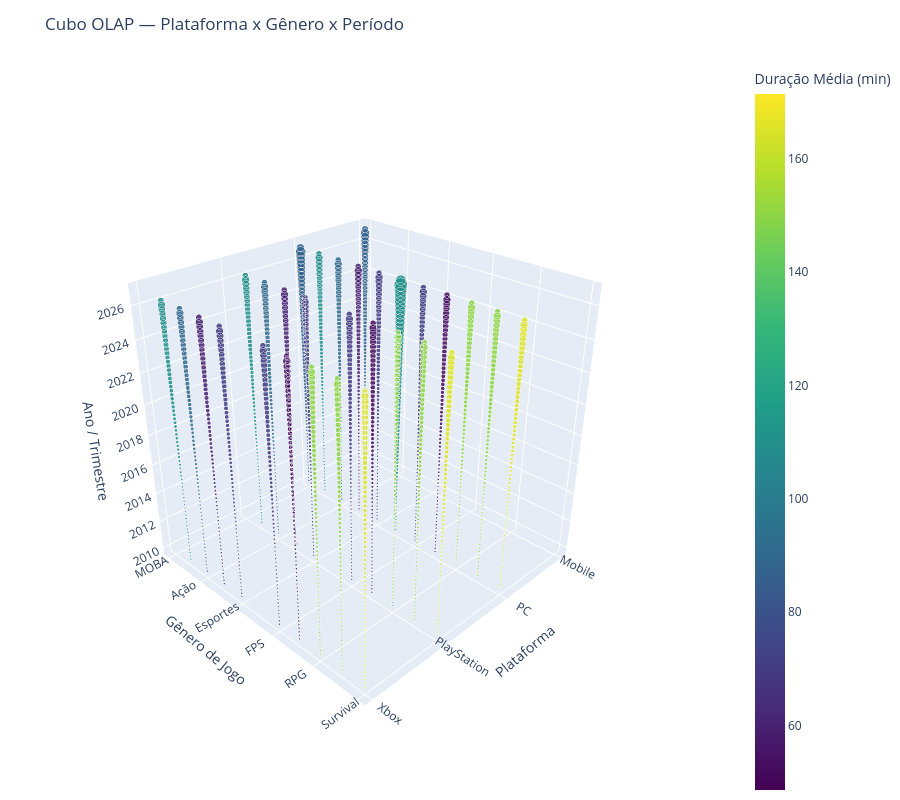

This figure's notebook cell:
### Code cell
cubo_olap['trimestre'] = (
    (cubo_olap['mes'] - 1) // 3 + 1
)

cubo_3d = cubo_olap.groupby(
    ['plataforma', 'genero_jogo', 'ano', 'trimestre'],
    as_index=False
).agg(
    total_sessoes=('total_sessoes', 'sum'),
    tempo_total=('tempo_total', 'sum')
)

cubo_3d['tempo_medio'] = (
    cubo_3d['tempo_total'] /
    cubo_3d['total_sessoes']
).round(2)

cubo_3d['horas_jogadas'] = (
    cubo_3d['tempo_total'] / 60
).round(2)

cubo_3d['periodo'] = (
    cubo_3d['ano'] +
    (cubo_3d['trimestre'] - 1) / 4
)

fig = px.scatter_3d(
    cubo_3d,
    x='plataforma',
    y='genero_jogo',
    z='periodo',
    size='total_sessoes',
    color='tempo_medio',
    hover_data={
        'ano': True,
        'trimestre': True,
        'total_sessoes': ':,',
        'horas_jogadas': ':,.2f',
        'tempo_medio': ':.2f',
        'periodo': False
    },
    title='Cubo OLAP — Plataforma x Gênero x Período',
    labels={
        'plataforma': 'Plataforma',
        'genero_jogo': 'Gênero de Jogo',
        'periodo': 'Ano / Trimestre',
        'tempo_medio': 'Duração Média (min)',
        'total_sessoes': 'Sessões',
        'horas_jogadas': 'Horas Jogadas'
    },
    color_continuous_scale='Viridis',
    opacity=0.85,
    size_max=22
)

fig.update_traces(
    marker=dict(sizemin=4)
)

fig.update_layout(
    height=800,
    scene=dict(
        xaxis_title='Plataforma',
        yaxis_title='Gênero de Jogo',
        zaxis_title='Ano / Trimestre',
        aspectmode='cube',
        camera=dict(
            eye=dict(x=1.8, y=1.8, z=1.4)
        )
    ),
    margin=dict(l=0, r=0, b=0, t=60)
)

fig.show()

### Figure 1 — Plotly figure (JSON) as saved in the notebook; plotly's stock layout.template omitted (floating-point values rounded to 4 significant figures; data arrays with more than 128 entries replaced by an {"elided": "..."} marker saying what was removed)
{"data": [{"customdata": {"elided": "2040x5 float values"}, "hovertemplate": "Plataforma=%{x}<br>Gênero de Jogo=%{y}<br>Sessões=%{customdata[2]:,}<br>ano=%{customdata[0]}<br>trimestre=%{customdata[1]}<br>Horas Jogadas=%{customdata[3]:,.2f}<br>Duração Média (min)=%{marker.color:.2f}<extra></extra>", "legendgroup": "", "marker": {"color": {"elided": "2040 float values"}, "coloraxis": "coloraxis", "opacity": 0.85, "size": {"elided": "2040 int values"}, "sizemin": 4, "sizemode": "area", "sizeref": 479.4, "symbol": "circle"}, "mode": "markers", "name": "", "scene": "scene", "showlegend": false, "type": "scatter3d", "x": {"elided": "2040 str values"}, "y": {"elided": "2040 str values"}, "z": {"elided": "2040 float values"}}], "layout": {"coloraxis": {"autocolorscale": false, "colorbar": {"title": {"text": "Duração Média (min)"}}, "colorscale": [[0, "#440154"], [0.1111, "#482878"], [0.2222, "#3e4989"], [0.3333, "#31688e"], [0.4444, "#26828e"], [0.5556, "#1f9e89"], [0.6667, "#35b779"], [0.7778, "#6ece58"], [0.8889, "#b5de2b"], [1, "#fde725"]]}, "height": 800, "legend": {"itemsizing": "constant", "tracegroupgap": 0}, "margin": {"b": 0, "l": 0, "r": 0, "t": 60}, "scene": {"aspectmode": "cube", "camera": {"eye": {"x": 1.8, "y": 1.8, "z": 1.4}}, "domain": {"x": [0, 1], "y": [0, 1]}, "xaxis": {"title": {"text": "Plataforma"}}, "yaxis": {"title": {"text": "Gênero de Jogo"}}, "zaxis": {"title": {"text": "Ano / Trimestre"}}}, "title": {"text": "Cubo OLAP — Plataforma x Gênero x Período"}}}
